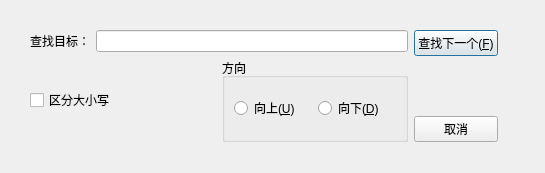
<?xml version="1.0" encoding="UTF-8"?>
<ui version="4.0">
 <class>SearchDialog</class>
 <widget class="QDialog" name="SearchDialog">
  <property name="geometry">
   <rect>
    <x>0</x>
    <y>0</y>
    <width>545</width>
    <height>173</height>
   </rect>
  </property>
  <property name="windowTitle">
   <string>查找</string>
  </property>
  <widget class="QWidget" name="">
   <property name="geometry">
    <rect>
     <x>30</x>
     <y>30</y>
     <width>468</width>
     <height>112</height>
    </rect>
   </property>
   <layout class="QHBoxLayout" name="horizontalLayout_4">
    <item>
     <layout class="QVBoxLayout" name="verticalLayout_3">
      <item>
       <layout class="QHBoxLayout" name="horizontalLayout">
        <item>
         <widget class="QLabel" name="label">
          <property name="text">
           <string>查找目标：</string>
          </property>
         </widget>
        </item>
        <item>
         <widget class="QLineEdit" name="searchText"/>
        </item>
       </layout>
      </item>
      <item>
       <layout class="QHBoxLayout" name="horizontalLayout_3">
        <item>
         <widget class="QCheckBox" name="cbCaseSensetive">
          <property name="text">
           <string>区分大小写</string>
          </property>
         </widget>
        </item>
        <item>
         <widget class="QGroupBox" name="groupBox">
          <property name="title">
           <string>方向</string>
          </property>
          <layout class="QVBoxLayout" name="verticalLayout_2">
           <item>
            <layout class="QHBoxLayout" name="horizontalLayout_2">
             <item>
              <widget class="QRadioButton" name="rbUp">
               <property name="text">
                <string>向上(&amp;U)</string>
               </property>
              </widget>
             </item>
             <item>
              <widget class="QRadioButton" name="rbDown">
               <property name="text">
                <string>向下(&amp;D)</string>
               </property>
              </widget>
             </item>
            </layout>
           </item>
          </layout>
         </widget>
        </item>
       </layout>
      </item>
     </layout>
    </item>
    <item>
     <layout class="QVBoxLayout" name="verticalLayout">
      <item>
       <widget class="QPushButton" name="btFindNext">
        <property name="text">
         <string>查找下一个(&amp;F)</string>
        </property>
       </widget>
      </item>
      <item>
       <spacer name="verticalSpacer">
        <property name="orientation">
         <enum>Qt::Vertical</enum>
        </property>
        <property name="sizeHint" stdset="0">
         <size>
          <width>20</width>
          <height>40</height>
         </size>
        </property>
       </spacer>
      </item>
      <item>
       <widget class="QPushButton" name="btCancel">
        <property name="text">
         <string>取消</string>
        </property>
       </widget>
      </item>
     </layout>
    </item>
   </layout>
  </widget>
 </widget>
 <resources/>
 <connections/>
</ui>
